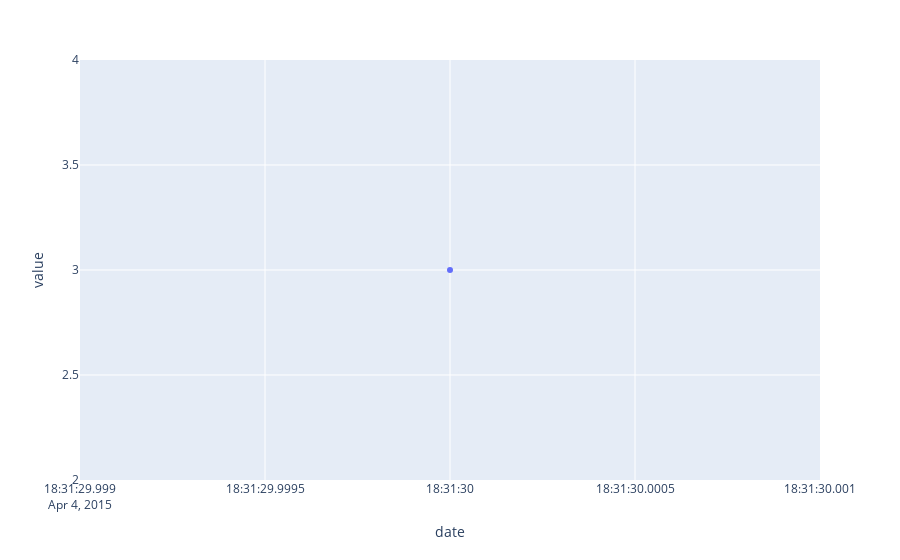

Write notebook code for a chart like this one.
### Code cell
fig = px.scatter(df, x='date', y='value')
fig.show()

### Figure 1 — Plotly figure (JSON) as saved in the notebook; plotly's stock layout.template omitted (floating-point values rounded to 4 significant figures)
{"data": [{"hoverlabel": {"namelength": 0}, "hovertemplate": "date=%{x}<br>value=%{y}", "legendgroup": "", "marker": {"color": "#636efa", "symbol": "circle"}, "mode": "markers", "name": "", "showlegend": false, "type": "scatter", "x": ["2015-04-04T18:31:30"], "xaxis": "x", "y": [3], "yaxis": "y"}], "layout": {"legend": {"tracegroupgap": 0}, "margin": {"t": 60}, "xaxis": {"anchor": "y", "domain": [0, 1], "title": {"text": "date"}}, "yaxis": {"anchor": "x", "domain": [0, 1], "title": {"text": "value"}}}}
